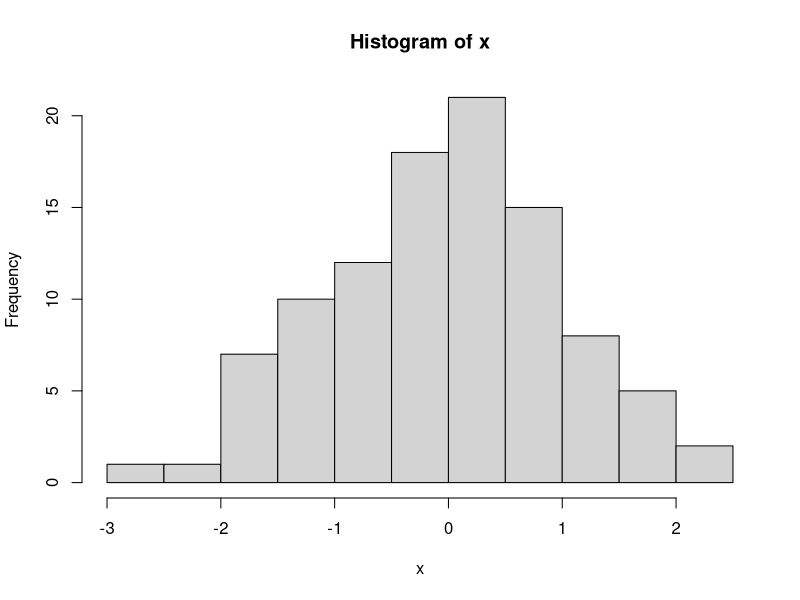

The R script that drew this image:
#Functions In R

# A function is a block of code which only runs when it is called.You can pass data, known as parameters, into a function. 
# A function can return data as a result.

# EXAMPLE :

my_mean <- function(x) {
  sum_x <- sum(x)
  n_x <- length(x)
  mean_x <- sum_x / n_x
  return(mean_x)
}

x <- c(1, 2, 3, 4, 5)
my_mean(x)

# In the example above, the my_mean() function takes a vector x as an input, 
# calculates the sum of the vector, divides the sum by the length of the vector to obtain the mean, 
# and returns the mean. We then use this function to calculate the mean of a vector x


factorial <- function(n) {
  if (n == 0) {
    return(1)
  } else {
    return(n * factorial(n-1))
  }
}

factorial(5)
# In this example, we define a function called factorial() that takes an integer n as input and returns the factorial of n. 
# The function uses a recursive algorithm to calculate the factorial.

count_vowels <- function(s) {
  vowels <- c("a", "e", "i", "o", "u")
  n_vowels <- 0
  for (i in 1:nchar(s)) {
    if (tolower(substr(s, i, i)) %in% vowels) {
      n_vowels <- n_vowels + 1
    }
  }
  return(n_vowels)
}

s <- "Hello, world!"
count_vowels(s)

# In this example, we define a function called count_vowels() that takes a string s as input and counts the number of vowels in the string. 
# The function uses a for loop to iterate over the characters in the string and checks whether each character is a vowel.


random_normal <- function(n, mean=0, sd=1) {
  rnorm(n, mean, sd)
}

x <- random_normal(100)
hist(x)

# In the above example, we define a function called random_normal() that generates a random normal distribution with n values, 
# mean mean, and standard deviation sd. The function uses the rnorm() function to generate random numbers from a normal distribution.

add <- function(a, b) {
  a + b
}

add(2, 3)
# In this example, we define a function called add() that takes two numbers a and b as input and returns their sum. 
# The function uses the + operator to add the two numbers.

subset_df <- function(df, condition) {
  df_subset <- df[condition, ]
  return(df_subset)
}

df <- data.frame(x = c(1, 2, 3), y = c("a", "b", "c"))
subset_df(df, df$x > 1)

# In the third example, we define a function called subset_df() that takes a data frame df and a condition condition as input, 
# subsets the data frame based on the condition, and returns the subset. The function uses the [ ] operator to subset the data frame.

#Some Commonly Used Functions In R:

# mean(): Calculates the arithmetic mean of a numeric vector.

x <- c(1, 2, 3, 4, 5)
mean(x)

# sum(): Calculates the sum of a numeric vector.

x <- c(1, 2, 3, 4, 5)
sum(x)

#length(): Returns the length of a vector.

x <- c(1, 2, 3, 4, 5)
length(x)

# seq(): Generates a sequence of numbers.

seq(1, 10)

# toupper(): Converts a string to uppercase.

s <- "hello world"
toupper(s)

# tolower(): Converts a string to lowercase.

s <- "HELLO WORLD"
tolower(s)

# sort(): Sorts a vector in ascending order.

x <- c(3, 1, 4, 1, 5, 9, 2, 6)
sort(x)